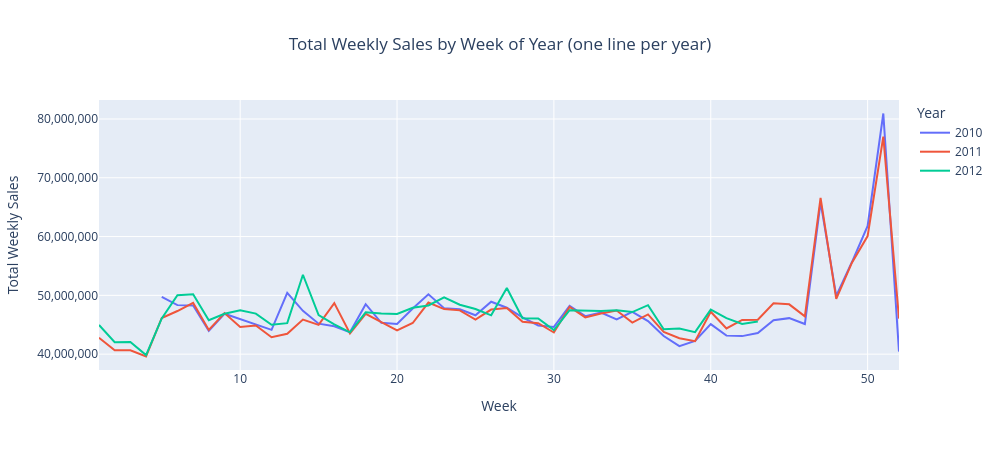

Notebook cell for this chart:
### Markdown cell above
**Sales Trend Over Time**
Total weekly sales fluctuate throughout the observation period with no sustained upward or downward trend. Several pronounced spikes occur near the end of each year and then fall back, which suggests seasonal shopping patterns rather than lasting growth. The red dots show which weeks carry the holiday flag; section 3.7 checks whether the biggest spikes are actually flagged.

### Code cell
total_df = total.reset_index()
total_df.columns = ['Date', 'Total_Sales']
total_df['Year'] = total_df['Date'].dt.year.astype(str)
total_df['Week'] = total_df['Date'].dt.isocalendar().week.astype(int)

fig = px.line(total_df, x='Week', y='Total_Sales', color='Year',
              title='Total Weekly Sales by Week of Year (one line per year)',
              labels={'Total_Sales': 'Total Weekly Sales'})
fig.update_layout(width=1000, height=450, title_x=0.5)
fig.update_yaxes(tickformat=',.0f')
fig.show()

# 2010 and 2012 are partial years, so compare weekly averages instead of yearly totals
print(total_df.groupby('Year')['Total_Sales'].agg(['mean', 'count']).rename(
    columns={'mean': 'Avg_total_per_week', 'count': 'Weeks_in_data'}))

### Figure 1 — Plotly figure (JSON) as saved in the notebook; plotly's stock layout.template omitted (floating-point values rounded to 4 significant figures)
{"data": [{"hovertemplate": "Year=2010<br>Week=%{x}<br>Total Weekly Sales=%{y}<extra></extra>", "legendgroup": "2010", "line": {"color": "#636efa", "dash": "solid"}, "marker": {"symbol": "circle"}, "mode": "lines", "name": "2010", "orientation": "v", "showlegend": true, "type": "scatter", "x": [5, 6, 7, 8, 9, 10, 11, 12, 13, 14, 15, 16, 17, 18, 19, 20, 21, 22, 23, 24, 25, 26, 27, 28, 29, 30, 31, 32, 33, 34, 35, 36, 37, 38, 39, 40, 41, 42, 43, 44, 45, 46, 47, 48, 49, 50, 51, 52], "xaxis": "x", "y": [49750000.0, 48340000.0, 48280000.0, 43970000.0, 46870000.0, 45930000.0, 44990000.0, 44130000.0, 50420000.0, 47370000.0, 45180000.0, 44730000.0, 43710000.0, 48500000.0, 45330000.0, 45120000.0, 47760000.0, 50190000.0, 47830000.0, 47620000.0, 46610000.0, 48920000.0, 47900000.0, 46240000.0, 44890000.0, 44630000.0, 48200000.0, 46460000.0, 47060000.0, 45910000.0, 47190000.0, 45630000.0, 43080000.0, 41360000.0, 42240000.0, 45100000.0, 43150000.0, 43070000.0, 43600000.0, 45780000.0, 46120000.0, 45130000.0, 65820000.0, 49910000.0, 55670000.0, 61820000.0, 80930000.0, 40430000.0], "yaxis": "y"}, {"hovertemplate": "Year=2011<br>Week=%{x}<br>Total Weekly Sales=%{y}<extra></extra>", "legendgroup": "2011", "line": {"color": "#EF553B", "dash": "solid"}, "marker": {"symbol": "circle"}, "mode": "lines", "name": "2011", "orientation": "v", "showlegend": true, "type": "scatter", "x": [1, 2, 3, 4, 5, 6, 7, 8, 9, 10, 11, 12, 13, 14, 15, 16, 17, 18, 19, 20, 21, 22, 23, 24, 25, 26, 27, 28, 29, 30, 31, 32, 33, 34, 35, 36, 37, 38, 39, 40, 41, 42, 43, 44, 45, 46, 47, 48, 49, 50, 51, 52], "xaxis": "x", "y": [42780000.0, 40670000.0, 40650000.0, 39600000.0, 46150000.0, 47340000.0, 48720000.0, 44130000.0, 46980000.0, 44630000.0, 44870000.0, 42880000.0, 43460000.0, 45890000.0, 44970000.0, 48680000.0, 43530000.0, 46860000.0, 45450000.0, 44050000.0, 45290000.0, 48770000.0, 47670000.0, 47450000.0, 45880000.0, 47580000.0, 47860000.0, 45520000.0, 45270000.0, 43680000.0, 48020000.0, 46250000.0, 46920000.0, 47420000.0, 45380000.0, 46760000.0, 43790000.0, 42720000.0, 42200000.0, 47210000.0, 44370000.0, 45820000.0, 45860000.0, 48660000.0, 48470000.0, 46440000.0, 66590000.0, 49390000.0, 55560000.0, 60090000.0, 77000000.0, 46040000.0], "yaxis": "y"}, {"hovertemplate": "Year=2012<br>Week=%{x}<br>Total Weekly Sales=%{y}<extra></extra>", "legendgroup": "2012", "line": {"color": "#00cc96", "dash": "solid"}, "marker": {"symbol": "circle"}, "mode": "lines", "name": "2012", "orientation": "v", "showlegend": true, "type": "scatter", "x": [1, 2, 3, 4, 5, 6, 7, 8, 9, 10, 11, 12, 13, 14, 15, 16, 17, 18, 19, 20, 21, 22, 23, 24, 25, 26, 27, 28, 29, 30, 31, 32, 33, 34, 35, 36, 37, 38, 39, 40, 41, 42, 43], "xaxis": "x", "y": [44960000.0, 42020000.0, 42080000.0, 39830000.0, 46090000.0, 50010000.0, 50200000.0, 45770000.0, 46860000.0, 47480000.0, 46900000.0, 44990000.0, 45270000.0, 53500000.0, 46630000.0, 45070000.0, 43720000.0, 47120000.0, 46930000.0, 46820000.0, 47890000.0, 48280000.0, 49650000.0, 48410000.0, 47670000.0, 46600000.0, 51250000.0, 46100000.0, 46060000.0, 44100000.0, 47490000.0, 47400000.0, 47350000.0, 47450000.0, 47160000.0, 48330000.0, 44230000.0, 44350000.0, 43730000.0, 47570000.0, 46130000.0, 45120000.0, 45540000.0], "yaxis": "y"}], "layout": {"height": 450, "legend": {"title": {"text": "Year"}, "tracegroupgap": 0}, "title": {"text": "Total Weekly Sales by Week of Year (one line per year)", "x": 0.5}, "width": 1000, "xaxis": {"anchor": "y", "domain": [0, 1], "title": {"text": "Week"}}, "yaxis": {"anchor": "x", "domain": [0, 1], "tickformat": ",.0f", "title": {"text": "Total Weekly Sales"}}}}
